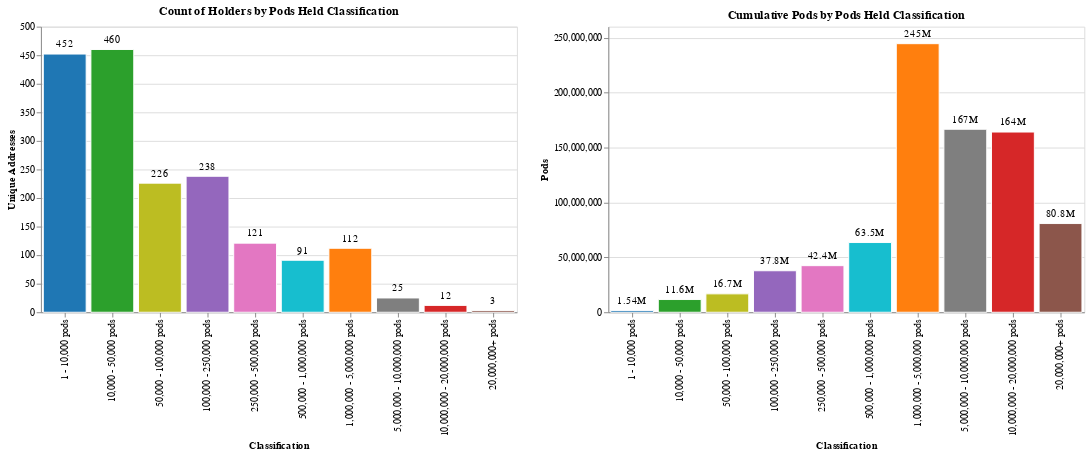

The notebook cell saved with this chart:
### Code cell
width = 500 
x = alt.X("class:O", sort=alt.SortField("order"), axis=alt.Axis(title="Classification"))
color = alt.Color(
    "class:O", 
    legend=None, 
    scale=alt.Scale(domain=color_domain, range=color_range)
)
selection = alt.selection_single(
    encodings=['x'], nearest=True, on='mouseover', empty='none', clear='mouseout'
)

# Chart count class 
base_count_class = (
    alt.Chart(df_count_class, width=width, title="Count of Holders by Pods Held Classification")
    .mark_bar()
    .encode(x=x, y=alt.Y("count:Q", axis=alt.Axis(title="Unique Addresses")))
)
chart_count_class_histogram = (
    base_count_class
    .encode(
        color=color, 
        stroke=alt.condition(selection, alt.value("black"), alt.value("white"))
    )
    .mark_bar()
)
chart_count_class_text = (
    base_count_class
    .encode(
        text=alt.Text("count:Q", format=",d"),
        stroke=alt.value("black"), 
        strokeWidth=alt.condition(selection, alt.value(.6), alt.value(0)),
    )
    .mark_text(color='black', dy=-10)
)

# Chart class value 
base_class_value = (
    alt.Chart(df_class_value, width=width, title="Cumulative Pods by Pods Held Classification")
    .mark_bar()
    .encode(x=x, y=alt.Y("pods:Q", axis=alt.Axis(title="Pods")),)
)
chart_class_value_histogram = (
    base_class_value
    .encode(
        color=color,
        stroke=alt.condition(selection, alt.value("black"), alt.value("white")),
    )
    .mark_bar()
)
chart_class_value_text = (
    base_class_value
    .encode(
        text=alt.Text("pods:Q", format=".3s"),
        stroke=alt.value("black"), 
        strokeWidth=alt.condition(selection, alt.value(.6), alt.value(0)),
    )
    .mark_text(color='black', dy=-10)
)

c = (
    alt.hconcat(
        alt.layer(chart_count_class_histogram, chart_count_class_text).add_selection(selection), 
        alt.layer(chart_class_value_histogram, chart_class_value_text).add_selection(selection), 
    )
)
c

### Figure 1 — Vega-Lite specification as saved in the notebook (floating-point values rounded to 4 significant figures)
{"config": {"view": {"continuousWidth": 400, "continuousHeight": 300}}, "hconcat": [{"layer": [{"mark": "bar", "encoding": {"color": {"field": "class", "legend": null, "scale": {"domain": ["1 - 10,000 pods", "1,000,000 - 5,000,000 pods", "10,000 - 50,000 pods", "10,000,000 - 20,000,000 pods", "100,000 - 250,000 pods", "20,000,000+ pods", "250,000 - 500,000 pods", "5,000,000 - 10,000,000 pods", "50,000 - 100,000 pods", "500,000 - 1,000,000 pods"], "range": ["#1F77B4", "#FF7F0E", "#2CA02C", "#D62728", "#9467BD", "#8C564B", "#E377C2", "#7F7F7F", "#BCBD22", "#17BECF"]}, "type": "ordinal"}, "stroke": {"condition": {"value": "black", "selection": "selector015"}, "value": "white"}, "x": {"axis": {"title": "Classification"}, "field": "class", "sort": {"field": "order"}, "type": "ordinal"}, "y": {"axis": {"title": "Unique Addresses"}, "field": "count", "type": "quantitative"}}, "selection": {"selector015": {"type": "single", "encodings": ["x"], "nearest": true, "on": "mouseover", "empty": "none", "clear": "mouseout"}}, "title": "Count of Holders by Pods Held Classification", "width": 500}, {"mark": {"type": "text", "color": "black", "dy": -10}, "encoding": {"stroke": {"value": "black"}, "strokeWidth": {"condition": {"value": 0.6, "selection": "selector015"}, "value": 0}, "text": {"field": "count", "format": ",d", "type": "quantitative"}, "x": {"axis": {"title": "Classification"}, "field": "class", "sort": {"field": "order"}, "type": "ordinal"}, "y": {"axis": {"title": "Unique Addresses"}, "field": "count", "type": "quantitative"}}, "title": "Count of Holders by Pods Held Classification", "width": 500}], "data": {"name": "data-a0f7f66f6544efa89707afcbb8aabf60"}}, {"layer": [{"mark": "bar", "encoding": {"color": {"field": "class", "legend": null, "scale": {"domain": ["1 - 10,000 pods", "1,000,000 - 5,000,000 pods", "10,000 - 50,000 pods", "10,000,000 - 20,000,000 pods", "100,000 - 250,000 pods", "20,000,000+ pods", "250,000 - 500,000 pods", "5,000,000 - 10,000,000 pods", "50,000 - 100,000 pods", "500,000 - 1,000,000 pods"], "range": ["#1F77B4", "#FF7F0E", "#2CA02C", "#D62728", "#9467BD", "#8C564B", "#E377C2", "#7F7F7F", "#BCBD22", "#17BECF"]}, "type": "ordinal"}, "stroke": {"condition": {"value": "black", "selection": "selector015"}, "value": "white"}, "x": {"axis": {"title": "Classification"}, "field": "class", "sort": {"field": "order"}, "type": "ordinal"}, "y": {"axis": {"title": "Pods"}, "field": "pods", "type": "quantitative"}}, "selection": {"selector015": {"type": "single", "encodings": ["x"], "nearest": true, "on": "mouseover", "empty": "none", "clear": "mouseout"}}, "title": "Cumulative Pods by Pods Held Classification", "width": 500}, {"mark": {"type": "text", "color": "black", "dy": -10}, "encoding": {"stroke": {"value": "black"}, "strokeWidth": {"condition": {"value": 0.6, "selection": "selector015"}, "value": 0}, "text": {"field": "pods", "format": ".3s", "type": "quantitative"}, "x": {"axis": {"title": "Classification"}, "field": "class", "sort": {"field": "order"}, "type": "ordinal"}, "y": {"axis": {"title": "Pods"}, "field": "pods", "type": "quantitative"}}, "title": "Cumulative Pods by Pods Held Classification", "width": 500}], "data": {"name": "data-0ab1031001ae6dd0817a354abcfa68ad"}}], "$schema": "https://vega.github.io/schema/vega-lite/v4.17.0.json", "datasets": {"data-a0f7f66f6544efa89707afcbb8aabf60": [{"class": "1 - 10,000 pods", "count": 452, "order": 0}, {"class": "1,000,000 - 5,000,000 pods", "count": 112, "order": 6}, {"class": "10,000 - 50,000 pods", "count": 460, "order": 1}, {"class": "10,000,000 - 20,000,000 pods", "count": 12, "order": 8}, {"class": "100,000 - 250,000 pods", "count": 238, "order": 3}, {"class": "20,000,000+ pods", "count": 3, "order": 9}, {"class": "250,000 - 500,000 pods", "count": 121, "order": 4}, {"class": "5,000,000 - 10,000,000 pods", "count": 25, "order": 7}, {"class": "50,000 - 100,000 pods", "count": 226, "order": 2}, {"class": "500,000 - 1,000,000 pods", "count": 91, "order": 5}], "data-0ab1031001ae6dd0817a354abcfa68ad": [{"class": "1 - 10,000 pods", "pods": 1543000.0, "order": 0}, {"class": "1,000,000 - 5,000,000 pods", "pods": 244500000.0, "order": 6}, {"class": "10,000 - 50,000 pods", "pods": 11590000.0, "order": 1}, {"class": "10,000,000 - 20,000,000 pods", "pods": 164000000.0, "order": 8}, {"class": "100,000 - 250,000 pods", "pods": 37780000.0, "order": 3}, {"class": "20,000,000+ pods", "pods": 80760000.0, "order": 9}, {"class": "250,000 - 500,000 pods", "pods": 42410000.0, "order": 4}, {"class": "5,000,000 - 10,000,000 pods", "pods": 166600000.0, "order": 7}, {"class": "50,000 - 100,000 pods", "pods": 16750000.0, "order": 2}, {"class": "500,000 - 1,000,000 pods", "pods": 63490000.0, "order": 5}]}}
